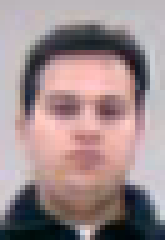
%> input picture py/face.bmp, 33 x 48 px, given in place of umd_02_i-160.bmp, which was not available (shown 5 times larger)
$ octave face.m   (GNU Octave 9; MATLAB toolbox functions it lacks are replaced by stand-ins)
%> lines starting %> are read from the running program, lines starting %| are printed output that depends on the picture; pictures that were not available may be replaced by others from this repository, and a replacement may not be noted
close all
clear all

%---------------------------
A1 = imread('umd_02_i-160.bmp');
%> A1 is the input picture: size 48x33x3 uint8; mean R, G, B 159.7, 140.2, 141.4
B1 = imread('face.bmp');
A = rgb2gray(A1);
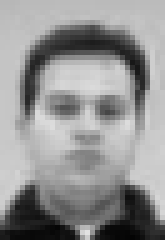
%> A: size 48x33 uint8 (shown 5 times larger); min 4, max 226, mean 146.2
B = rgb2gray(B1);
% A = A1(:,:,1);
% B = B1(:,:,1);

 template = B;
 I = A;
imshow(template);

cross = normxcorr2(template, I);
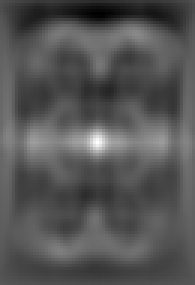
%> cross: size 95x65 double (shown 3 times larger); min -0.539, max 1, mean -0.0234; drawn with min black and max white
figure
imshow(cross);
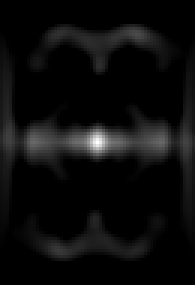
%> displayed picture: size 95x65, on the screen's scale of 0 to 255 (shown 3 times larger); min 0, max 255, mean 12.4

correlacao = max(max(cross));
%> correlacao = 1

if(correlacao > 0.8)

[y,x] = find(cross==max(cross(:)));
%> y = 48; x = 33
ynew = y - size(template,1);
%> ynew = 0
xnew = x - size(template,2);
%> xnew = 0
figure

imshow(I);
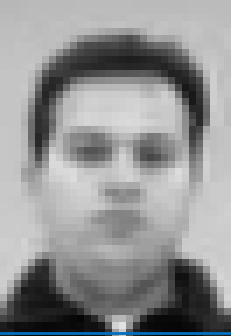
%> figure redrawn from the program's plot data; shown 7 times larger
imrect(gca,[xnew, ynew, size(template,1),...
     size(template,1)]);

else
    figure
    imshow(A1);
end
